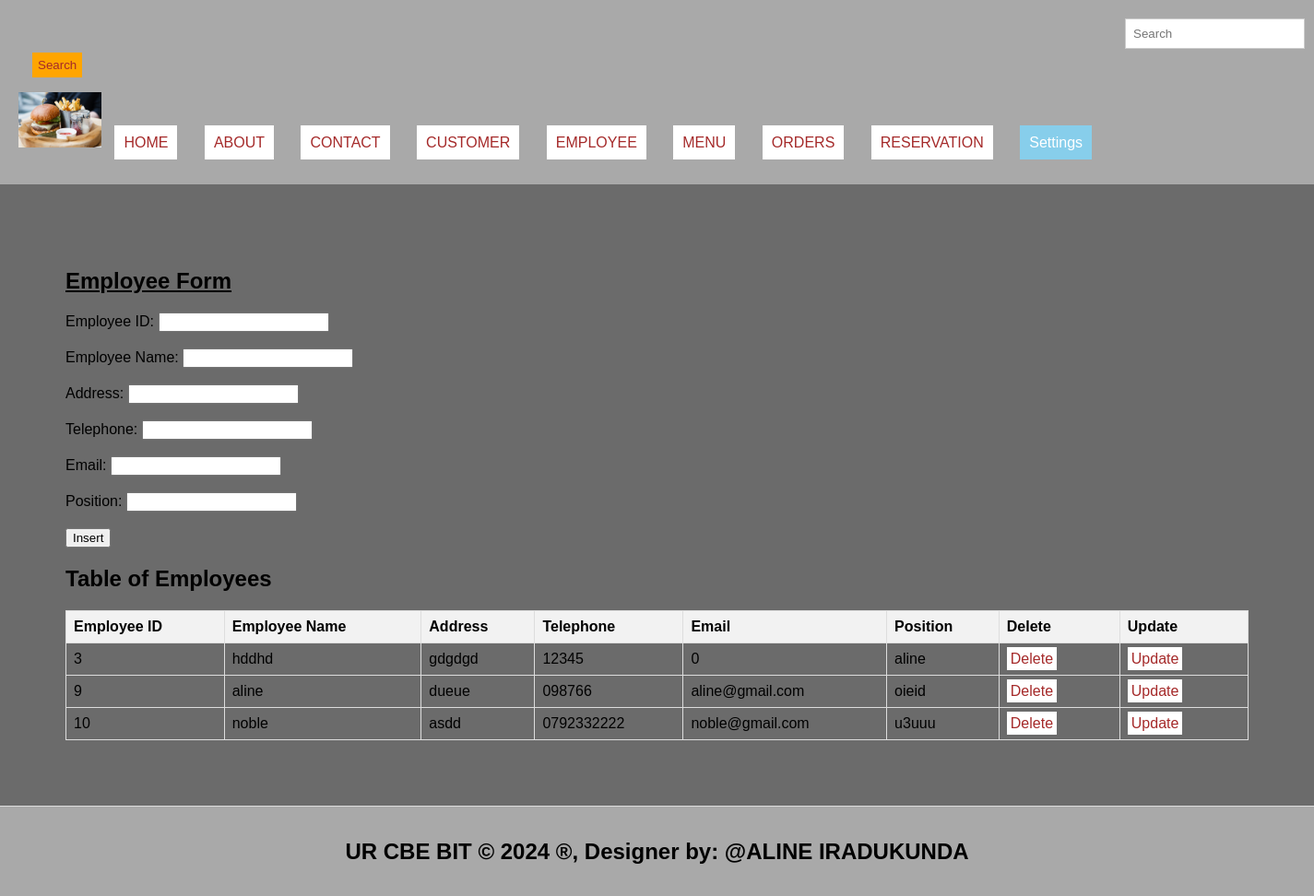
The page /Employee.php on the database its author committed.
### tables this page shows
CREATE TABLE `employee` (
  `Employee_id` int(10) NOT NULL,
  `Employee_name` varchar(450) DEFAULT NULL,
  `Address` varchar(150) DEFAULT NULL,
  `Telephone` varchar(200) DEFAULT NULL,
  `Email` varchar(450) DEFAULT NULL,
  `Position` varchar(200) DEFAULT NULL
);

### Employee.php (the view, shortened to what this page needs)
<!DOCTYPE html>
<html lang="en">
<head>
  <link rel="stylesheet" type="text/css" href="style.css" title="style 1" media="screen, tv, projection, handheld, print"/>
</head>
<body bgcolor="#6B6B6B">
<header>
  <form class="d-flex" role="search" action="search.php">
    <input class="form-control me-2" type="search" placeholder="Search" aria-label="Search">
    <button class="btn btn-outline-success" type="submit">Search</button>
  </form>
  <ul style="list-style-type: none; padding: 0;">
    <li style="display: inline; margin-right: 10px;">
      <img src="./Images/aa.jpg" width="90" height="60" alt="Logo">
    </li>
    <li style="display: inline; margin-right: 10px;"><a href="./home.html">HOME</a></li>
    <li style="display: inline; margin-right: 10px;"><a href="./about.html">ABOUT</a></li>
    <li style="display: inline; margin-right: 10px;"><a href="./contact.html">CONTACT</a></li>
    <li style="display: inline; margin-right: 10px;"><a href="./customer.php">CUSTOMER</a></li>
    <li style="display: inline; margin-right: 10px;"><a href="./employee.php">EMPLOYEE</a></li>
    <li style="display: inline; margin-right: 10px;"><a href="./menu.php">MENU</a></li>
    <li style="display: inline; margin-right: 10px;"><a href="./orders.php">ORDERS</a></li>
    <li style="display: inline; margin-right: 10px;"><a href="./reservation.php">RESERVATION</a></li>
    <li class="dropdown" style="display: inline; margin-right: 10px;">
      <a href="#" style="padding: 10px; color: white; background-color: skyblue; text-decoration: none; margin-right: 15px;">Settings</a>
    </li>
  </ul>
</header>
<section>
  <h1><u>Employee Form</u></h1>
  <form method="post">
    <label for="eid">Employee ID:</label>
    <input type="number" id="eid" name="eid"><br><br>
    <label for="ename">Employee Name:</label>
    <input type="text" id="ename" name="ename" required><br><br>
    <label for="adrss">Address:</label>
    <input type="text" id="adrss" name="adrss" required><br><br>
    <label for="tlphn">Telephone:</label>
    <input type="number" id="tlphn" name="tlphn" required><br><br>
    <label for="eml">Email:</label>
    <input type="email" id="eml" name="eml" required><br><br>
    <label for="pst">Position:</label>
    <input type="text" id="pst" name="pst" required><br><br>
    <input type="submit" name="add" value="Insert">
  </form>
  <h2>Table of Employees</h2>
  <table border="1">
    <tr>
      <th>Employee ID</th>
      <th>Employee Name</th>
      <th>Address</th>
      <th>Telephone</th>
      <th>Email</th>
      <th>Position</th>
      <th>Delete</th>
      <th>Update</th>
    </tr>
    <?php
    include('database_connection.php');
    $sql = "SELECT * FROM employee";
    $result = $connection->query($sql);
    if ($result->num_rows > 0) {
        while ($row = $result->fetch_assoc()) {
            $eid = $row['Employee_id'];
            echo "<tr>
                <td>" . $row['Employee_id'] . "</td>
                <td>" . $row['Employee_name'] . "</td>
                <td>" . $row['Address'] . "</td>
                <td>" . $row['Telephone'] . "</td>
                <td>" . $row['Email'] . "</td>
                <td>" . $row['Position'] . "</td>
                <td><a style='padding:4px' href='delete_Employee.php?Employee_id=$eid'>Delete</a></td>
                <td><a style='padding:4px' href='update_Employee.php?Employee_id=$eid'>Update</a></td>
            </tr>";
        }
    } else {
        echo "<tr><td colspan='6'>No data found</td></tr>";
    }
    ?>
  </table>
</section>
<footer>
  <center>
    <b><h2>UR CBE BIT &copy; <?php echo date("Y"); ?> &reg;, Designer by: @ALINE IRADUKUNDA</h2></b>
  </center>
</footer>
</body>
</html>

### style.css (style rules this page uses)
body { font-family: Arial, sans-serif; margin: 0; padding: 0; }
.form-control { padding: 8px; margin-left: 4px; border: 1px solid #ccc; }
.btn { padding: 6px; background-color: orange; color: brown; border: none; }
.dropdown { position: relative; display: inline; margin-right: 10px; }
body { font-family: Arial,sans-serif; margin:0; padding:0; }
header { background-color:darkgray; padding: 20px; }
.dropdown { position: right; display:right; direction:rtl; }
section { padding:28px; border-bottom: 1px solid #ddd; }
footer { text-align: center; padding: 15px; background-color:darkgray; }

### Employee.php (style rules this page uses)
a { padding: 10px; color: white; background-color: white; text-decoration: none; margin-right: 15px; }
a:link { color: brown; }
button.btn { margin-left: 15px; margin-top: 4px; }
input.form-control { margin-left: 1200px; padding: 8px; }
section { padding:71px; border-bottom: 1px solid #ddd; }
footer { text-align: center; padding: 15px; background-color:darkgray; }
table { width: 100%; border-collapse: collapse; }
th, td { border: 1px solid #ddd; padding: 8px; text-align: left; }
th { background-color: #f2f2f2; }

### rows shown on the page
employee: Employee_id "3", Employee_name "hddhd", Address "gdgdgd", Telephone "12345", Email "0", Position "aline"
employee: Employee_id "9", Employee_name "aline", Address "dueue", Telephone "098766", Email "aline@gmail.com", Position "oieid"
employee: Employee_id "10", Employee_name "noble", Address "asdd", Telephone "0792332222", Email "noble@gmail.com", Position "u3uuu"
